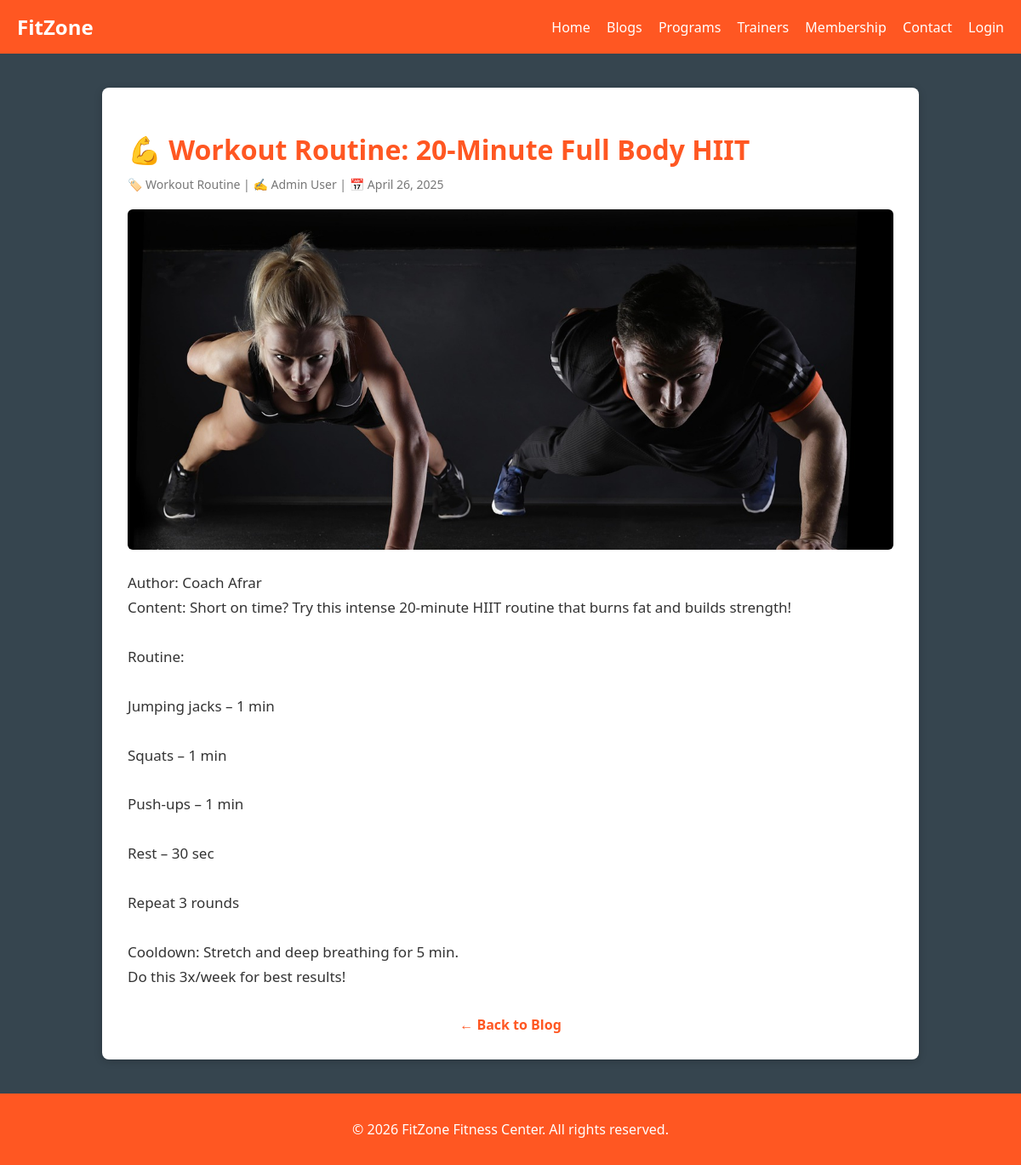
Page /Pages/blog_details.php?id=4 on the committed database.
### tables this page shows
CREATE TABLE IF NOT EXISTS `blog_posts` (
  `Post_ID` int NOT NULL AUTO_INCREMENT,
  `Title` varchar(255) DEFAULT NULL,
  `Content` text,
  `Author` varchar(100) DEFAULT NULL,
  `Category` varchar(100) DEFAULT NULL,
  `Image` varchar(100) NOT NULL,
  `Created_At` timestamp NOT NULL DEFAULT CURRENT_TIMESTAMP,
  PRIMARY KEY (`Post_ID`)
);

### Pages/blog_details.php (the view, shortened to what this page needs)
<?php
$conn = new mysqli("localhost", "root", "", "fitzone1");
$post_id = intval($_GET["id"]);
$post = $conn->query("SELECT * FROM blog_posts WHERE Post_ID = $post_id")->fetch_assoc();
?>
<!doctype html>
<html>
<head>
</head>
<body>
<div class="navbar">
  <div class="logo">FitZone</div>
  <div>
    <a href="index.php">Home</a>
    <a href="blog.php">Blogs</a>
    <a href="programs.php">Programs</a>
    <a href="trainers.php">Trainers</a>
    <a href="membership.php">Membership</a>
    <a href="contact.php">Contact</a>
    <a href="login.php">Login</a>
  </div>
</div>
<div class="container">
  <h1><?php echo htmlspecialchars($post['Title']); ?></h1>
  <div class="meta">
    🏷️ <?php echo htmlspecialchars($post['Category']); ?> |
    ✍️ <?php echo htmlspecialchars($post['Author']); ?> |
    📅 <?php echo date("F j, Y", strtotime($post['Created_At'])); ?>
  </div>
  <?php if (!empty($post['Image'])): ?>
    <img src="uploads/<?php echo htmlspecialchars($post['Image']); ?>" alt="Blog Image">
  <?php endif; ?>
  <div class="content">
    <?php echo nl2br(htmlspecialchars($post['Content'])); ?>
  </div>
  <div class="back">
    <a href="blog.php">← Back to Blog</a>
  </div>
</div>
<div class="footer">
  <p>&copy; <?php echo date("Y"); ?> FitZone Fitness Center. All rights reserved.</p>
</div>
</body>
</html>

### Pages/blog_details.php (style rules this page uses)
body { font-family: 'Segoe UI', sans-serif; margin: 0; padding: 0; background-color: #36454F; color: white; }
.navbar { background-color: #ff5722; padding: 15px 20px; display: flex; justify-content: space-between; align-items: center; }
.navbar .logo { font-weight: bold; font-size: 24px; color: white; }
.navbar a { color: white; text-decoration: none; margin-left: 15px; font-size: 16px; }
.container { max-width: 900px; background: white; margin: 40px auto; padding: 30px; border-radius: 8px; box-shadow: 0 2px 10px rgba(0,0,0,0.2); color: #333; }
h1 { color: #ff5722; margin-bottom: 10px; }
.meta { font-size: 14px; color: #777; margin-bottom: 20px; }
img { width: 100%; max-height: 400px; object-fit: cover; border-radius: 6px; margin-bottom: 20px; }
.content { font-size: 17px; line-height: 1.7; }
.back { text-align: center; margin-top: 30px; }
.back a { color: #ff5722; text-decoration: none; font-weight: bold; }
.footer { background-color: #ff5722; color: white; text-align: center; padding: 15px 0; margin-top: 40px; }

### rows in the picture
blog_posts: Title "💪 Workout Routine: 20-Minute Full Body HIIT", Category "Workout Routine", Author "Admin User", Created_At "April 26, 2025", Image (picture), Content "Author: Coach Afrar Content: Short on time? Try this intense 20-minute HIIT routine that burns fat and builds strength! Routine: Jumping jacks – 1 min Squats – 1 min Push-ups – 1 min Rest – 30 sec Repeat 3 rounds Cooldown: Stretch and deep breathing for 5 min. Do this 3x/week for best results!"
